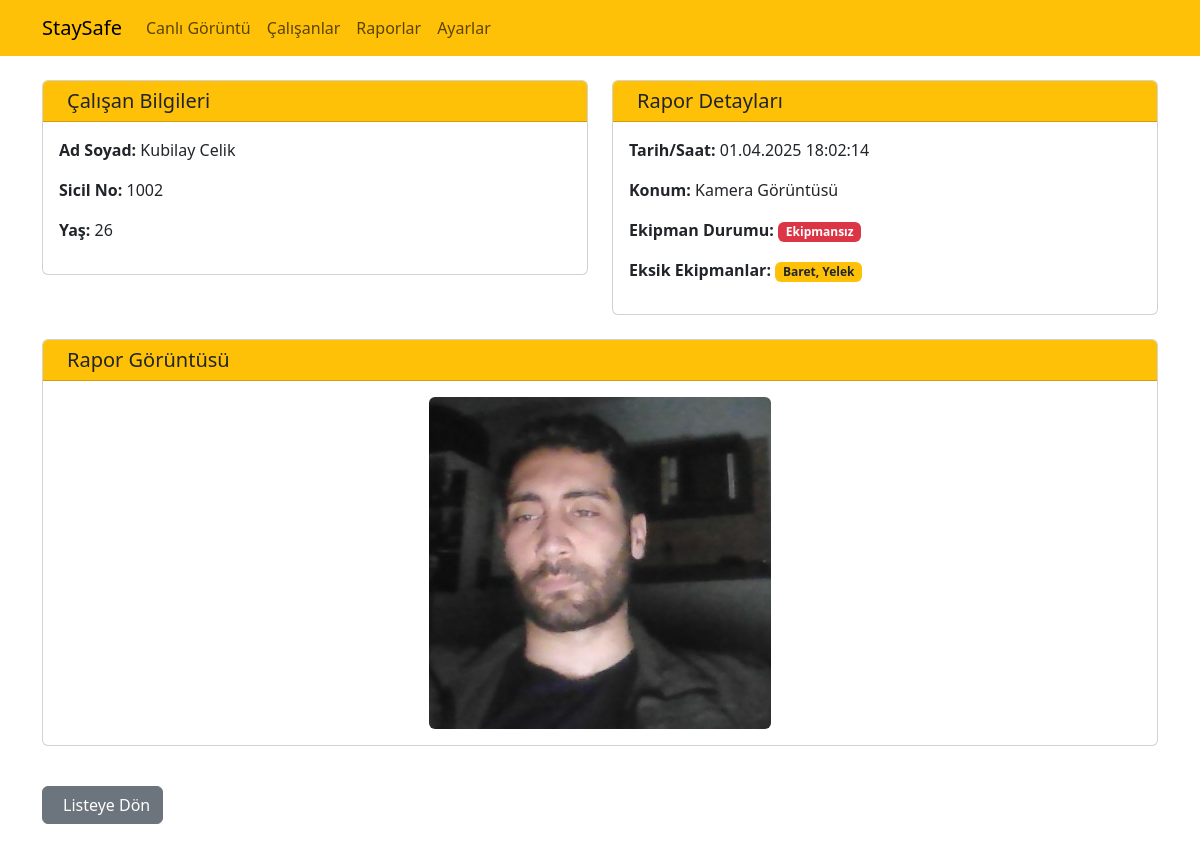
Screenshot of /reports/detail/5/ with the database file from the repository.
### reports/models.py (models this page shows, shortened)
class EmployeeReport(models.Model):
    employee = models.ForeignKey(Employee, on_delete=models.SET_NULL, related_name='reports', null=True, blank=True)
    timestamp = models.DateTimeField(auto_now_add=True)
    image = models.ImageField(upload_to='reports/')
    is_equipped = models.BooleanField(default=False)
    location = models.CharField(max_length=200, blank=True)
    notes = models.TextField(blank=True)
    missing_equipment = models.TextField(blank=True, verbose_name="Eksik Ekipmanlar")
    class Meta:
        ordering = ['-timestamp']
        verbose_name = 'Çalışan Raporu'
        verbose_name_plural = 'Çalışan Raporları'

### employees/models.py (models this page shows, shortened)
class Employee(models.Model):
    sicil_no = models.CharField(max_length=4, primary_key=True)
    name = models.CharField(max_length=100)
    surname = models.CharField(max_length=100)
    age = models.IntegerField()
    imageUrl = models.URLField(max_length=300, blank=False, default="1.jpg") # Bos birakilamaz. Denetim yapılacak.

### reports/views.py (the view)
# urls.py: path('detail/<int:report_id>/', views.report_detail, name='report_detail'),
def report_detail(request, report_id):
    report = get_object_or_404(EmployeeReport, pk=report_id) # Raporu ID ile al veya 404 döndür
    context = {
        'report': report
    }
    return render(request, 'reports/report_detail.html', context)

### reports/templates/reports/report_detail.html (shortened to what this page needs)
{% extends "layout.html" %}
{% load static %}
{% block content %}
<div class="container mt-4">
    <div class="row">
        <div class="col-md-6">
            <div class="card mb-4">
                <div class="card-header bg-warning">
                    <h5 class="card-title mb-0">
                        Çalışan Bilgileri
                    </h5>
                </div>
                <div class="card-body">
                    {% if report.employee %}
                        <p><strong>Ad Soyad:</strong> {{ report.employee.name }} {{ report.employee.surname }}</p>
                        {% if report.employee.sicil_no %}
                            <p><strong>Sicil No:</strong> {{ report.employee.sicil_no }}</p>
                        {% endif %}
                        <p><strong>Yaş:</strong> {{ report.employee.age }}</p>
                    {% else %}
                        <p class="text-muted">Bu rapor belirli bir çalışanla ilişkilendirilmemiş.</p>
                    {% endif %}
                </div>
            </div>
        </div>
        <div class="col-md-6">
            <div class="card mb-4">
                <div class="card-header bg-warning">
                    <h5 class="card-title mb-0">
                        Rapor Detayları
                    </h5>
                </div>
                <div class="card-body">
                    <p><strong>Tarih/Saat:</strong> {{ report.timestamp|date:"d.m.Y H:i:s" }}</p>
                    <p><strong>Konum:</strong> {{ report.location|default:"Belirtilmemiş" }}</p>
                    <p><strong>Ekipman Durumu:</strong>
                        {% if report.is_equipped %}
                            <span class="badge bg-success">Ekipmanlı</span>
                        {% else %}
                            <span class="badge bg-danger">Ekipmansız</span>
                        {% endif %}
                    </p>
                    {% if not report.is_equipped and report.missing_equipment %}
                    <p><strong>Eksik Ekipmanlar:</strong>
                        <span class="badge bg-warning text-dark">{{ report.missing_equipment }}</span>
                    </p>
                    {% endif %}
                </div>
            </div>
        </div>
    </div>
    <div class="row">
        <div class="col-12">
            <div class="card mb-4">
                <div class="card-header bg-warning">
                    <h5 class="card-title mb-0">
                        Rapor Görüntüsü
                    </h5>
                </div>
                <div class="card-body text-center">
                    {% if report.image %}
                        <img src="{{ report.image.url }}" class="img-fluid rounded" alt="Güvenlik İhlali Görüntüsü">
                    {% else %}
                        <p class="text-muted">Rapor için görüntü bulunamadı.</p>
                    {% endif %}
                </div>
            </div>
        </div>
    </div>
    <div class="mt-3 mb-4">
        <a href="{% url 'report_list' %}" class="btn btn-secondary">
            Listeye Dön
        </a>
    </div>
</div>
{% endblock %}

### rows the page displays
EmployeeReport: employee.name "Kubilay", employee.surname "Celik", employee.sicil_no "1002", employee.age "26", timestamp "01.04.2025 18:02:14", location "Kamera Görüntüsü", missing_equipment "Baret, Yelek", image (picture)
